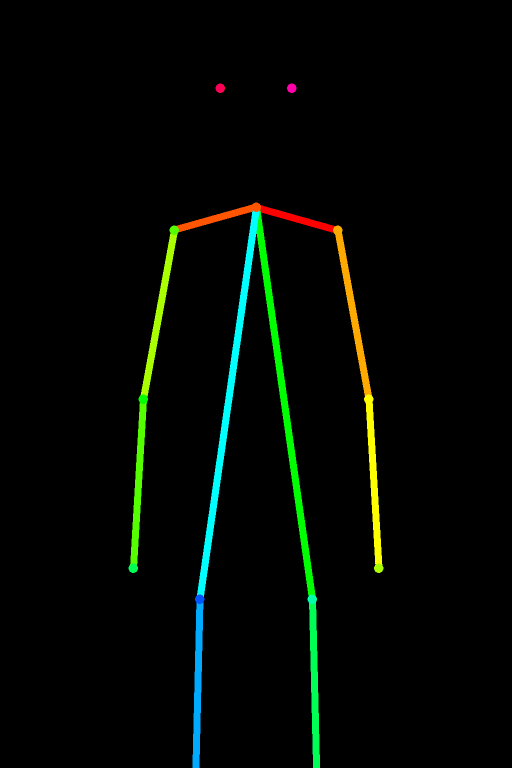
#> input picture assets/actor_models/_openpose/back.png, 1024 x 1536 px (shown at 1/2 size)
$ python -i layered_cutout.py   (imports and definitions only)
#> lines starting #> are read from the running program, lines starting #| are printed output that depends on the picture
from __future__ import annotations

import json
from pathlib import Path
from typing import Any, Dict

from PIL import Image, ImageDraw, ImageEnhance, ImageFilter, ImageOps


_FOCUS_MAP = {
    "message": (0.50, 0.56, 0.36, 0.46),
    "call": (0.50, 0.56, 0.34, 0.44),
    "bank": (0.50, 0.60, 0.40, 0.48),
    "document": (0.50, 0.54, 0.42, 0.50),
    "letter": (0.50, 0.50, 0.40, 0.50),
    "ledger": (0.50, 0.56, 0.42, 0.52),
    "seal": (0.50, 0.50, 0.34, 0.42),
    "decree": (0.50, 0.52, 0.42, 0.52),
}

_PART_KEYS = (
    "background_path",
    "foreground_path",
    "head_path",
    "body_path",
    "left_arm_path",
    "right_arm_path",
    "eyes_open_path",
    "eyes_closed_path",
    "mouth_closed_path",
    "mouth_open_path",
)


def _clamp_strength(strength: float) -> float:
    return max(0.1, min(1.5, float(strength or 0.65)))


def _mask_focus(overlay_kind: str) -> tuple[float, float, float, float]:
    return _FOCUS_MAP.get((overlay_kind or "").strip().lower(), (0.50, 0.46, 0.38, 0.54))


def _sidecar_path(src_path: Path) -> Path:
    return src_path.parent / "_layered" / f"{src_path.stem}__parts.json"


def load_layered_cutout_assets(
    image_path: str,
    *,
    overlay_kind: str = "",
    min_strength: float = 0.0,
) -> Dict[str, str]:
    src_path = Path(image_path)
    sidecar = _sidecar_path(src_path)
    if not src_path.exists() or not sidecar.exists():
        return {}

    try:
        data = json.loads(sidecar.read_text(encoding="utf-8"))
    except Exception:
        return {}

    stored_source = Path(str(data.get("source_path", "")))
    if stored_source and stored_source != src_path:
        return {}

    stored_kind = str(data.get("overlay_kind", "") or "").strip().lower()
    if overlay_kind and stored_kind and stored_kind != str(overlay_kind).strip().lower():
        return {}

    stored_strength = float(data.get("strength", 0.0) or 0.0)
    if stored_strength + 1e-6 < float(min_strength or 0.0):
        return {}

    source_mtime = float(data.get("source_mtime", 0.0) or 0.0)
    if source_mtime and src_path.stat().st_mtime > source_mtime + 1e-6:
        return {}

    assets = {}
    for key in _PART_KEYS:
        value = str(data.get(key, "") or "")
        if not value:
            continue
        asset_path = Path(value)
        if not asset_path.exists():
            return {}
        assets[key] = str(asset_path)
    if not assets:
        return {}
    return assets


# [45 lines left out: function load_layered_cutout_metadata, not called in this run]


def _write_layered_cutout_sidecar(
    src_path: Path,
    assets: Dict[str, str],
    *,
    overlay_kind: str,
    strength: float,
    rig_overrides: Dict[str, Any] | None = None,
) -> None:
    sidecar = _sidecar_path(src_path)
    sidecar.parent.mkdir(parents=True, exist_ok=True)
    payload = {
        "source_path": str(src_path),
        "source_mtime": float(src_path.stat().st_mtime),
        "overlay_kind": str(overlay_kind or "").strip().lower(),
        "strength": float(strength or 0.0),
    }
    payload.update({key: str(assets.get(key, "") or "") for key in _PART_KEYS})
    rig_data = {
        key: value
        for key, value in dict(rig_overrides or {}).items()
        if value is not None
    }
    if rig_data:
        payload["rig"] = rig_data
    sidecar.write_text(json.dumps(payload, ensure_ascii=False, indent=2), encoding="utf-8")


def _expand_bbox(
    bbox: tuple[int, int, int, int] | None,
    size: tuple[int, int],
    *,
    pad_x: int,
    pad_y: int,
) -> tuple[int, int, int, int]:
    width, height = size
    if not bbox:
        return (0, 0, width, height)
    left, top, right, bottom = bbox
    return (
        max(0, left - pad_x),
        max(0, top - pad_y),
        min(width, right + pad_x),
        min(height, bottom + pad_y),
    )


# [54 lines left out: functions attach_layered_cutout_assets, clone_layered_cutout_assets, not called in this run]


def _build_subject_mask(size: tuple[int, int], overlay_kind: str, strength: float) -> Image.Image:
    width, height = size
    center_x, center_y, radius_x, radius_y = _mask_focus(overlay_kind)
    strength = _clamp_strength(strength)

    mask = Image.new("L", size, 0)
    draw = ImageDraw.Draw(mask)

    subject_box = (
        int(width * (center_x - radius_x)),
        int(height * (center_y - radius_y)),
        int(width * (center_x + radius_x)),
        int(height * (center_y + radius_y)),
    )
    torso_box = (
        int(width * (center_x - radius_x * 0.72)),
        int(height * max(0.0, center_y - radius_y * 1.15)),
        int(width * (center_x + radius_x * 0.72)),
        int(height * min(1.0, center_y + radius_y * 0.20)),
    )
    draw.ellipse(subject_box, fill=196)
    draw.ellipse(torso_box, fill=255)

    blur_radius = max(18, int(min(width, height) * 0.04 * strength))
    return mask.filter(ImageFilter.GaussianBlur(radius=blur_radius))


def _build_part_masks(
    size: tuple[int, int],
    overlay_kind: str,
    strength: float,
) -> tuple[Image.Image, Image.Image, Image.Image, Image.Image]:
    width, height = size
    center_x, center_y, radius_x, radius_y = _mask_focus(overlay_kind)
    strength = _clamp_strength(strength)

    head_mask = Image.new("L", size, 0)
    body_mask = Image.new("L", size, 0)
    left_arm_mask = Image.new("L", size, 0)
    right_arm_mask = Image.new("L", size, 0)
    head_draw = ImageDraw.Draw(head_mask)
    body_draw = ImageDraw.Draw(body_mask)
    left_arm_draw = ImageDraw.Draw(left_arm_mask)
    right_arm_draw = ImageDraw.Draw(right_arm_mask)

    head_box = (
        int(width * (center_x - radius_x * 0.38)),
        int(height * (center_y - radius_y * 1.22)),
        int(width * (center_x + radius_x * 0.38)),
        int(height * (center_y - radius_y * 0.20)),
    )
    body_box = (
        int(width * (center_x - radius_x * 0.68)),
        int(height * (center_y - radius_y * 0.30)),
        int(width * (center_x + radius_x * 0.68)),
        int(height * (center_y + radius_y * 0.78)),
    )
    arm_width = max(16, int(width * radius_x * 0.34))
    arm_height = max(18, int(height * radius_y * 0.84))
    shoulder_y = int(height * (center_y - radius_y * 0.12))
    left_arm_box = (
        int(width * (center_x - radius_x * 0.92)),
        shoulder_y,
        int(width * (center_x - radius_x * 0.92)) + arm_width,
        shoulder_y + arm_height,
    )
    right_arm_box = (
        int(width * (center_x + radius_x * 0.58)),
        shoulder_y,
        int(width * (center_x + radius_x * 0.58)) + arm_width,
        shoulder_y + arm_height,
    )

    head_draw.ellipse(head_box, fill=255)
    body_draw.rounded_rectangle(body_box, radius=max(10, int(min(width, height) * 0.04)), fill=232)
    left_arm_draw.rounded_rectangle(
        left_arm_box,
        radius=max(8, int(min(width, height) * 0.03)),
        fill=210,
    )
    right_arm_draw.rounded_rectangle(
        right_arm_box,
        radius=max(8, int(min(width, height) * 0.03)),
        fill=210,
    )

    head_blur = max(8, int(min(width, height) * 0.018 * strength))
    body_blur = max(12, int(min(width, height) * 0.024 * strength))
    arm_blur = max(10, int(min(width, height) * 0.02 * strength))
    return (
        head_mask.filter(ImageFilter.GaussianBlur(radius=head_blur)),
        body_mask.filter(ImageFilter.GaussianBlur(radius=body_blur)),
        left_arm_mask.filter(ImageFilter.GaussianBlur(radius=arm_blur)),
        right_arm_mask.filter(ImageFilter.GaussianBlur(radius=arm_blur)),
    )


def _build_face_assets(out_dir: Path, stem: str, rig_overrides: Dict[str, Any] | None = None) -> Dict[str, str]:
    rig = dict(rig_overrides or {})
    cast_slot = str(rig.get("cast_slot", "") or "").strip().lower()
    overlay_theme = str(rig.get("overlay_theme", "") or "").strip().lower()
    emotion_hint = str(rig.get("emotion_hint", "") or "").strip().lower()
    pose_hint = str(rig.get("pose_hint", "") or "").strip().lower()

    width = 180
    height = 128
    line_color = (22, 22, 28, 220)
    fill_color = (255, 255, 255, 32)
    if overlay_theme == "life_saguk":
        line_color = (66, 34, 18, 210)
        fill_color = (244, 229, 206, 40)
    elif cast_slot == "antagonist":
        line_color = (48, 10, 10, 224)
        fill_color = (255, 235, 235, 26)
    elif cast_slot in {"elder", "support"}:
        line_color = (58, 42, 24, 208)
        fill_color = (245, 236, 216, 30)

    eyes_open_path = out_dir / f"{stem}__eyes_open.png"
    eyes_closed_path = out_dir / f"{stem}__eyes_closed.png"
    mouth_closed_path = out_dir / f"{stem}__mouth_closed.png"
    mouth_open_path = out_dir / f"{stem}__mouth_open.png"

    eyes_open = Image.new("RGBA", (width, height), (0, 0, 0, 0))
    eyes_closed = Image.new("RGBA", (width, height), (0, 0, 0, 0))
    mouth_closed = Image.new("RGBA", (width, height), (0, 0, 0, 0))
    mouth_open = Image.new("RGBA", (width, height), (0, 0, 0, 0))

    eo = ImageDraw.Draw(eyes_open)
    ec = ImageDraw.Draw(eyes_closed)
    mc = ImageDraw.Draw(mouth_closed)
    mo = ImageDraw.Draw(mouth_open)

    eye_width = 42 if cast_slot != "elder" else 38
    eye_height = 10 if cast_slot != "antagonist" else 8
    eye_top = 34
    open_eye_start = 180
    open_eye_end = 360
    closed_eye_y = 38
    mouth_closed_box = (width // 2 - 16, 94, width // 2 + 16, 100)
    mouth_open_box = (width // 2 - 22, 90, width // 2 + 22, 110)

    if emotion_hint in {"angry", "desperate"}:
        eye_height = max(7, eye_height - 2)
        open_eye_start = 200
        open_eye_end = 352
        closed_eye_y = 36
        mouth_closed_box = (width // 2 - 18, 94, width // 2 + 18, 100)
        mouth_open_box = (width // 2 - 24, 90, width // 2 + 24, 112)
    elif emotion_hint in {"fear", "scared", "worried"}:
        eye_top = 30
        eye_height = eye_height + 4
        mouth_open_box = (width // 2 - 20, 88, width // 2 + 20, 114)
    elif emotion_hint in {"sad", "calm"}:
        eye_top = 36
        open_eye_start = 165
        open_eye_end = 350
        mouth_closed_box = (width // 2 - 14, 96, width // 2 + 14, 100)
        mouth_open_box = (width // 2 - 18, 92, width // 2 + 18, 108)
    elif emotion_hint in {"whisper"}:
        eye_height = max(6, eye_height - 2)
        mouth_closed_box = (width // 2 - 12, 96, width // 2 + 12, 99)
        mouth_open_box = (width // 2 - 14, 94, width // 2 + 14, 104)

    if pose_hint in {"kneeling", "sitting"}:
        mouth_closed_box = (
            mouth_closed_box[0],
            mouth_closed_box[1] + 2,
            mouth_closed_box[2],
            mouth_closed_box[3] + 2,
        )
        mouth_open_box = (
            mouth_open_box[0],
            mouth_open_box[1] + 2,
            mouth_open_box[2],
            mouth_open_box[3] + 2,
        )

    left_eye = (28, eye_top, 28 + eye_width, eye_top + eye_height)
    right_eye = (width - 28 - eye_width, eye_top, width - 28, eye_top + eye_height)
    eo.arc(left_eye, start=open_eye_start, end=open_eye_end, fill=line_color, width=4)
    eo.arc(right_eye, start=open_eye_start, end=open_eye_end, fill=line_color, width=4)
    eo.rectangle((left_eye[0] + 8, left_eye[1] + 3, left_eye[2] - 8, left_eye[3] + 4), fill=fill_color)
    eo.rectangle((right_eye[0] + 8, right_eye[1] + 3, right_eye[2] - 8, right_eye[3] + 4), fill=fill_color)

    if emotion_hint in {"sad", "calm"}:
        ec.arc((28, closed_eye_y - 1, 28 + eye_width, closed_eye_y + 7), start=15, end=165, fill=line_color, width=4)
        ec.arc((width - 28 - eye_width, closed_eye_y - 1, width - 28, closed_eye_y + 7), start=15, end=165, fill=line_color, width=4)
    else:
        ec.line((28, closed_eye_y, 28 + eye_width, closed_eye_y), fill=line_color, width=4)
        ec.line((width - 28 - eye_width, closed_eye_y, width - 28, closed_eye_y), fill=line_color, width=4)

    mc.rounded_rectangle(mouth_closed_box, radius=8, fill=line_color)
    mo.rounded_rectangle(mouth_open_box, radius=12, fill=line_color)
    inner_pad_x = 6 if emotion_hint in {"whisper", "sad", "calm"} else 8
    inner_pad_y = 4 if emotion_hint in {"fear", "scared", "desperate"} else 3
    mo.rounded_rectangle(
        (
            mouth_open_box[0] + inner_pad_x,
            mouth_open_box[1] + inner_pad_y,
            mouth_open_box[2] - inner_pad_x,
            mouth_open_box[3] - inner_pad_y,
        ),
        radius=8,
        fill=(0, 0, 0, 0),
        outline=fill_color,
        width=2,
    )

    eyes_open.save(eyes_open_path)
    eyes_closed.save(eyes_closed_path)
    mouth_closed.save(mouth_closed_path)
    mouth_open.save(mouth_open_path)

    return {
        "eyes_open_path": str(eyes_open_path),
        "eyes_closed_path": str(eyes_closed_path),
        "mouth_closed_path": str(mouth_closed_path),
        "mouth_open_path": str(mouth_open_path),
    }


def build_layered_cutout_assets(
    image_path: str,
    *,
    overlay_kind: str = "",
    strength: float = 0.65,
    force: bool = False,
    rig_overrides: Dict[str, Any] | None = None,
) -> Dict[str, str]:
    src_path = Path(image_path)
    if not src_path.exists():
        return {"background_path": "", "foreground_path": ""}

    overlay_kind = str(overlay_kind or "").strip().lower()
    strength = _clamp_strength(strength)

    if not force:
        cached_assets = load_layered_cutout_assets(
            str(src_path),
            overlay_kind=overlay_kind,
            min_strength=strength,
        )
        if cached_assets:
            cached_meta = load_layered_cutout_metadata(
                str(src_path),
                overlay_kind=overlay_kind,
                min_strength=strength,
            )
            rig = dict(cached_meta.get("rig", {}) or {}) if isinstance(cached_meta, dict) else {}
            if all(key in rig for key in ("sprite_center_x", "sprite_center_y", "sprite_width_ratio", "sprite_height_ratio")):
                if float(rig.get("sprite_width_ratio", 1.0) or 1.0) <= 0.54 and float(rig.get("sprite_height_ratio", 1.0) or 1.0) <= 0.82:
                    return cached_assets

    out_dir = src_path.parent / "_layered"
    out_dir.mkdir(parents=True, exist_ok=True)

    stem = src_path.stem
    bg_path = out_dir / f"{stem}__bg.png"
    fg_path = out_dir / f"{stem}__fg.png"
    head_path = out_dir / f"{stem}__head.png"
    body_path = out_dir / f"{stem}__body.png"
    left_arm_path = out_dir / f"{stem}__left_arm.png"
    right_arm_path = out_dir / f"{stem}__right_arm.png"
    eyes_open_path = out_dir / f"{stem}__eyes_open.png"
    eyes_closed_path = out_dir / f"{stem}__eyes_closed.png"
    mouth_closed_path = out_dir / f"{stem}__mouth_closed.png"
    mouth_open_path = out_dir / f"{stem}__mouth_open.png"

    if (
        not force
        and bg_path.exists()
        and fg_path.exists()
        and head_path.exists()
        and body_path.exists()
        and left_arm_path.exists()
        and right_arm_path.exists()
        and eyes_open_path.exists()
        and eyes_closed_path.exists()
        and mouth_closed_path.exists()
        and mouth_open_path.exists()
        and bg_path.stat().st_mtime >= src_path.stat().st_mtime
        and fg_path.stat().st_mtime >= src_path.stat().st_mtime
        and head_path.stat().st_mtime >= src_path.stat().st_mtime
        and body_path.stat().st_mtime >= src_path.stat().st_mtime
        and left_arm_path.stat().st_mtime >= src_path.stat().st_mtime
        and right_arm_path.stat().st_mtime >= src_path.stat().st_mtime
        and eyes_open_path.stat().st_mtime >= src_path.stat().st_mtime
        and eyes_closed_path.stat().st_mtime >= src_path.stat().st_mtime
        and mouth_closed_path.stat().st_mtime >= src_path.stat().st_mtime
        and mouth_open_path.stat().st_mtime >= src_path.stat().st_mtime
    ):
        face_assets = {
            "eyes_open_path": "",
            "eyes_closed_path": "",
            "mouth_closed_path": "",
            "mouth_open_path": "",
        }
        if bool(dict(rig_overrides or {}).get("allow_synthetic_face_parts", True)):
            face_assets = _build_face_assets(out_dir, stem, rig_overrides=rig_overrides)
        cached_meta = load_layered_cutout_metadata(
            str(src_path),
            overlay_kind=overlay_kind,
            min_strength=strength,
        )
        rig_data = dict(cached_meta.get("rig", {}) or {}) if isinstance(cached_meta, dict) else {}
        rig_data.update({k: v for k, v in dict(rig_overrides or {}).items() if v is not None})
        rig_data["face_part_source"] = (
            "synthetic_overlay" if any(face_assets.values()) else str(rig_data.get("face_part_source") or "none")
        )
        assets = {
            "background_path": str(bg_path),
            "foreground_path": str(fg_path),
            "head_path": str(head_path),
            "body_path": str(body_path),
            "left_arm_path": str(left_arm_path),
            "right_arm_path": str(right_arm_path),
        }
        assets.update(face_assets)
        if all(
            key in rig_data
            for key in ("sprite_center_x", "sprite_center_y", "sprite_width_ratio", "sprite_height_ratio")
        ):
            _write_layered_cutout_sidecar(
                src_path,
                assets,
                overlay_kind=overlay_kind,
                strength=strength,
                rig_overrides=rig_data,
            )
            return assets

    base = Image.open(src_path).convert("RGBA")
    mask = _build_subject_mask(base.size, overlay_kind, strength)
#> in _build_subject_mask, `return mask.filter(ImageFilter.GaussianBlur(radius=blur_radius))`:
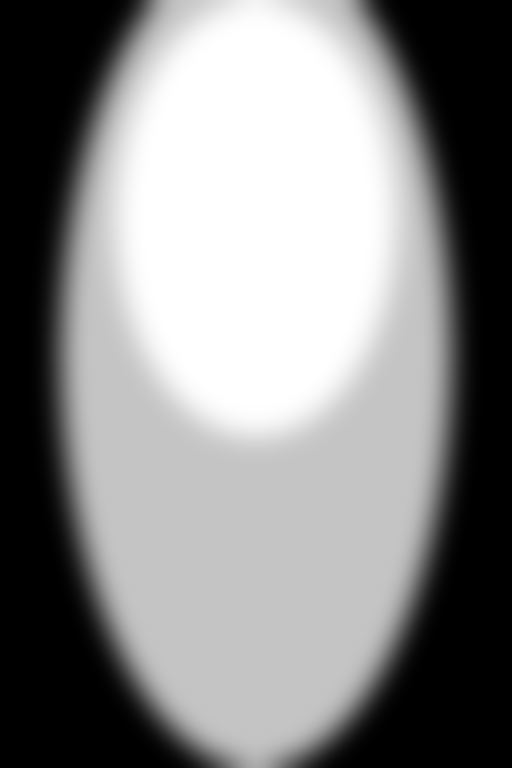
#> returned value: PIL image 1024x1536 L (shown at 1/2 size); min 0, max 255, mean 136.8
    head_mask, body_mask, left_arm_mask, right_arm_mask = _build_part_masks(base.size, overlay_kind, strength)
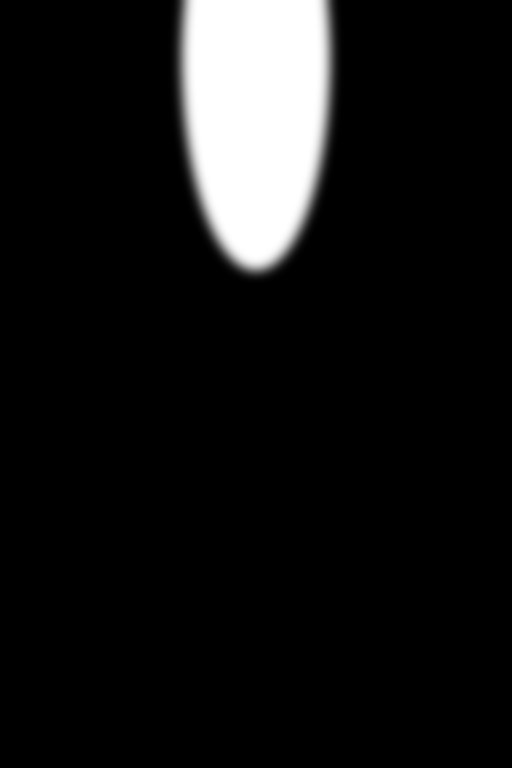
#> head_mask: PIL image 1024x1536 L (shown at 1/2 size); min 0, max 255, mean 21.5
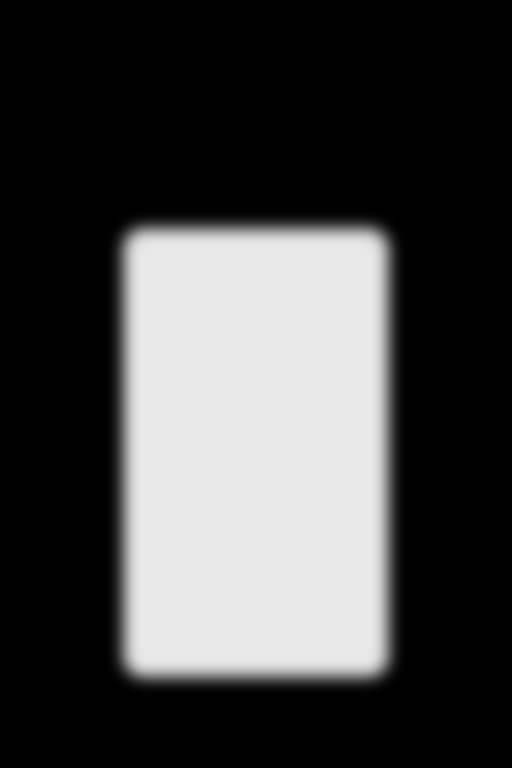
#> body_mask: PIL image 1024x1536 L (shown at 1/2 size); min 0, max 232, mean 69.9
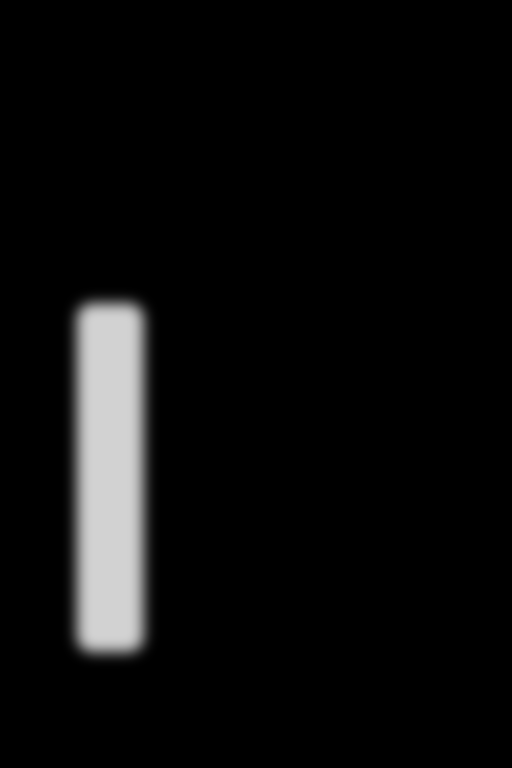
#> left_arm_mask: PIL image 1024x1536 L (shown at 1/2 size); min 0, max 210, mean 12.3
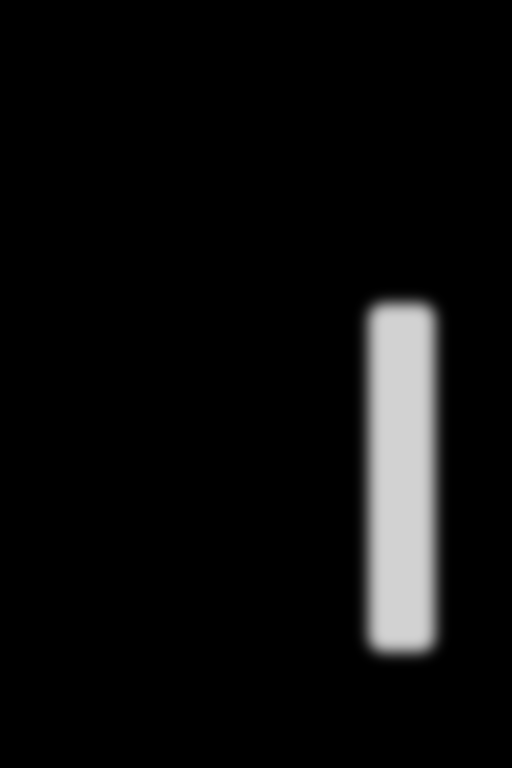
#> right_arm_mask: PIL image 1024x1536 L (shown at 1/2 size); min 0, max 210, mean 12.3
    blurred = base.filter(ImageFilter.GaussianBlur(radius=max(6, int(12 * _clamp_strength(strength)))))
    blurred = ImageEnhance.Color(blurred).enhance(0.78)
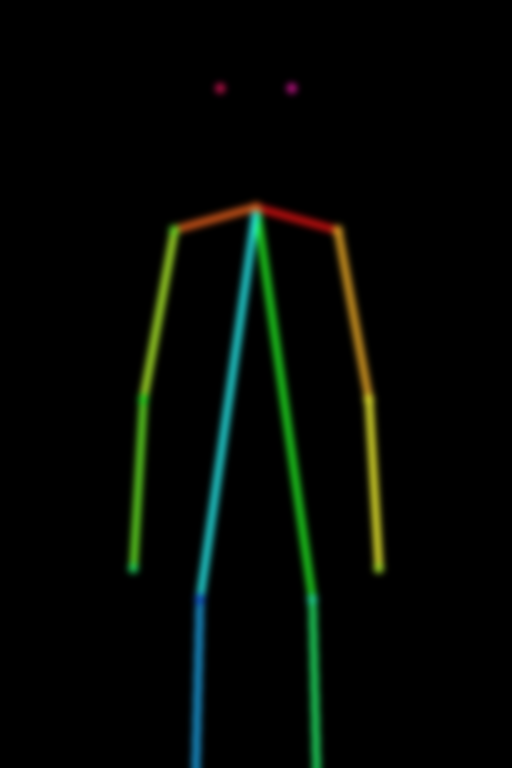
#> blurred: PIL image 1024x1536 RGBA (shown at 1/2 size); mean R, G, B, A 3.7, 7.4, 3.5, 255
    blurred = ImageEnhance.Brightness(blurred).enhance(0.88)
    feathered_mask = mask.filter(ImageFilter.GaussianBlur(radius=max(10, int(18 * _clamp_strength(strength)))))
    inverse_mask = ImageOps.invert(feathered_mask)
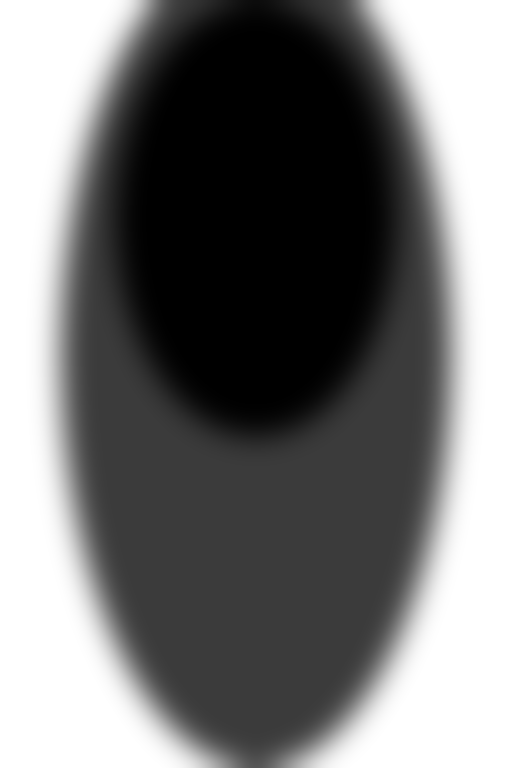
#> inverse_mask: PIL image 1024x1536 L (shown at 1/2 size); min 0, max 255, mean 118.2

    # Use the scene background as the primary plate and largely remove the subject
    # so the paper-doll layers read as separate pieces.
    background = Image.new("RGBA", base.size, (0, 0, 0, 0))
#> background: PIL image 1024x1536 RGBA; every value is 0
    background.paste(base, (0, 0), inverse_mask)
#> (the rest of the program and of its run is left out)
